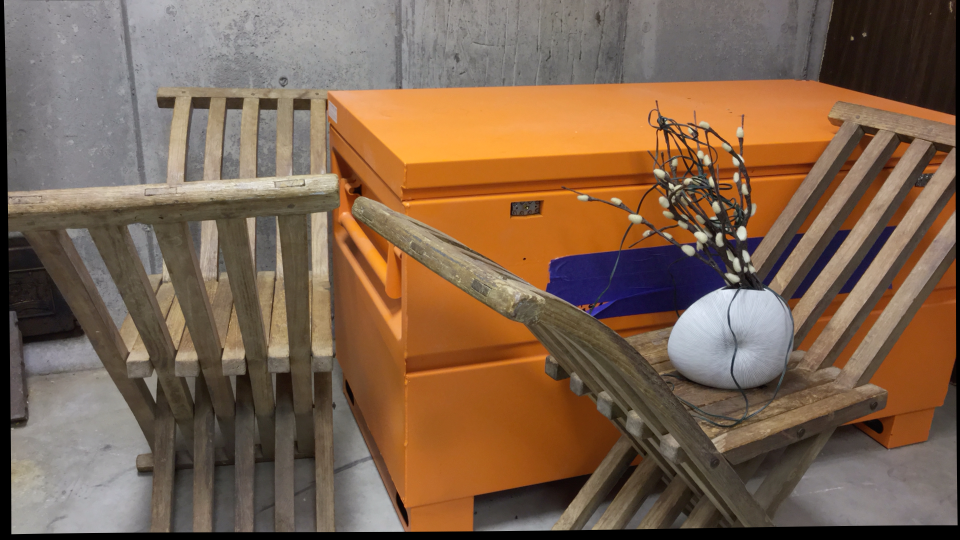
#> input picture curule/im0.png, 1920 x 1080 px (shown at 1/2 size)
$ python rectification.py
#> lines starting #> are read from the running program, lines starting #| are printed output that depends on the picture; after the words box and inside, x2 and y2 are one past the last pixel; in counts of white or black regions, pixels touching at a corner belong together
### util.py
import numpy as np
import cv2
import os

class Dataset:
    def __init__(self, name):
#> called with name = 'curule'
        self.img0 = cv2.imread(os.path.join(name, 'im0.png'))
#> self.img0 is the input picture: shape (1080, 1920, 3); mean B, G, R 78.9, 99.9, 126
        self.img1 = cv2.imread(os.path.join(name, 'im1.png'))
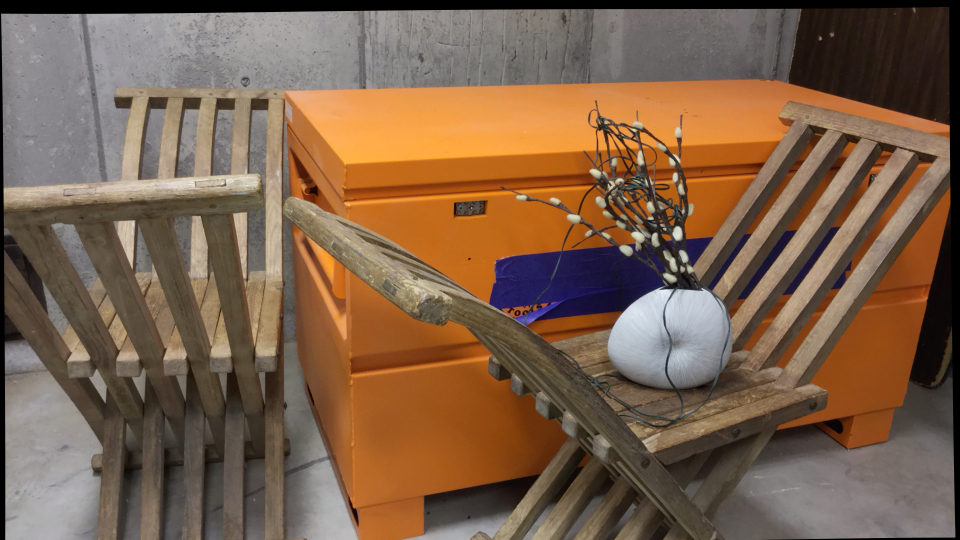
#> input picture curule/im1.png, 1920 x 1080 px (shown at 1/2 size)
#> self.img1 is the input picture: shape (1080, 1920, 3); mean B, G, R 75.2, 97.2, 124.4
        self.calib = Calib(os.path.join(name, 'calib.txt'))
        self.name = name

    @property
    def gray_img0(self):
        return cv2.cvtColor(self.img0, cv2.COLOR_BGR2GRAY)

    @property
    def gray_img1(self):
        return cv2.cvtColor(self.img0, cv2.COLOR_BGR2GRAY)

class Calib:
    def __init__(self, name):
        self.config = {}
        self.read_calib(name)
#> (reads curule/calib.txt from the repository)

    def read_calib(self, name):
        f = open(name, 'r')
        data = f.readlines()
        for line in data:
            key, value = line.rstrip().split('=')
            self.config[key] = value

    # [8 lines left out: function parseStr2Array, not called in this run]

    @property
    def cam0(self):
        return self.parseStr2Array(self.config['cam0'])

    @property
    def cam1(self):
        return self.parseStr2Array(self.config['cam1'])

    @property
    def baseline(self):
        return float(self.config['baseline'])

    @property
    def ndisp(self):
        return int(self.config['ndisp'])

    @property
    def vmin(self):
        return int(self.config['vmin'])

    @property
    def vmax(self):
        return int(self.config['vmax'])

def toHomogeneous(data):
    N = data.shape[0]
    homo_data = np.ones([N,3])
    homo_data[:,0:2] = data
    return homo_data

### calibration.py
import cv2
import numpy as np
from util import Dataset, toHomogeneous
import argparse


def feature_matching(img0, img1, ratio=0.6):
    """
    Function that detect features and match features
    between two given images
    1. SIFT feature detection
    2. Match features using Brute-Force
    3. Filter matched features using the ratio between the top-2 matches

    Input:
    - img0 : Left image
    - img1 : Right image
    - ratio: The ratio threshold between the top and second matching distance
    Return:
    - pnts1: Filtered matching feature point positions in the left image
    - pnts2: Filtered matching feature point positions in the right image
    - filter_matches: Filtered matches, [Dmatches]
    - kp1: Filtered matching key points in the left image
    - kp2: Filtered matching key points in the right image
    """
    sift = cv2.SIFT_create()
    # Detect SIFT features for both images
    kp1, des1 = sift.detectAndCompute(img0,None)
    kp2, des2 = sift.detectAndCompute(img1,None)

    # Find top-2 matches using brute force
    bf = cv2.BFMatcher()
    matches = bf.knnMatch(des1,des2,k=2)

    pnts1 = []
    pnts2 = []
    filter_matches = []
    # Filter matches
    for m1, m2 in matches:
        # Keep matches when the distance
        # between the 1 and 2 match are larger than a threhold
        if m1.distance < ratio*m2.distance:
            pnts1.append(kp1[m1.queryIdx].pt)
            pnts2.append(kp2[m1.trainIdx].pt)
            filter_matches.append(m1)

    pnts1 = np.array(pnts1)
    pnts2 = np.array(pnts2)


    return pnts1, pnts2, filter_matches, kp1, kp2

def estimate_fundamental_matrix(pnts1, pnts2):
    """
    Estimate the fundamental matrix given two set of matching points.
    1. Point normalization.
    2. Solve pnts2.T @ F @ pnts1 = 0
    3. Correct F

    Input:
    - pnts1: Points form left image in [pixels, pixels]
    - pnts2: Points form right image in [pixels, pixels]

    Return:
    - F: Fundamental Matrix
    """

    N = pnts1.shape[0]

    if pnts1.shape[1] < 3:
        pnts1 = toHomogeneous(pnts1)
        pnts2 = toHomogeneous(pnts2)

    # ======================== [Optional] ========================
    # ====Point normalization to produce more stable estimation===
    C1 = np.eye(3)
    C2 = np.eye(3)

    C1[0:2,2] = -pnts1[:,0:2].mean(0)
    C2[0:2,2] = -pnts2[:,0:2].mean(0)

    S1 = np.eye(3)
    S2 = np.eye(3)

    std1 = (pnts1[:,0:2] - pnts1[:,0:2].mean(0).reshape(1,-1)).std(0).sum()
    std2 = (pnts2[:,0:2] - pnts2[:,0:2].mean(0).reshape(1,-1)).std(0).sum()

    S1[0,0] = (2**0.5)/std1
    S1[1,1] = (2**0.5)/std1

    S2[0,0] = (2**0.5)/std2
    S2[1,1] = (2**0.5)/std2

    T1 = S1 @ C1
    T2 = S2 @ C2


    pnts1 = (T1 @ pnts1.T).T
    pnts2 = (T2 @ pnts2.T).T

    # ===============================================================

    pnts1 = pnts1.reshape((N,3,1))
    pnts2 = pnts2.reshape((N,1,3))

    A = pnts1 @ pnts2
    A = A.reshape((N,9))

    U,S,V = np.linalg.svd(A)
    F = V[-1]

    F = F.reshape(3,3).T

    # Correct the fundamental matrix
    F = T2.T @ F @ T1

    # ------Sanity Check -------
    #test = pnts2 @ F @ pnts1
    #test = test.reshape(N)
    #print(test)

    return F


def estimate_F_RANSAC(pnts1, pnts2, samples, iterations, thres=0.01):
    """
    Use RANSAC to estimate fundamental matrix
    Input:
    - pnts1: Points from left image
    - pnts2: Points from right image
    - samples: Number of points to be sampled for each iteration
    - iterations: Total iteration
    - thres: Threshold for inliers
    Return:
    - F: Fundamental Matrix
    - mask: Mask indicating whether a pair of matching points falls into the inlier
    """

    N = pnts1.shape[0]

    # Convert to homogeneous coordinate
    pnts1_h = toHomogeneous(pnts1)
    pnts2_h = toHomogeneous(pnts2)

    pnts1_1 = pnts1_h.reshape((N,3,1))
    pnts2_1 = pnts2_h.reshape((N,1,3))

    best_score = 0
    best_F = None

    for _ in range(iterations):
        # Random sample [samples] points
        idx = np.random.choice(np.arange(N), samples, replace=False)
        # Estimate fundamental matrix
        F = estimate_fundamental_matrix(pnts1_h[idx], pnts2_h[idx])

        score = pnts2_1 @ F @ pnts1_1

        # Compute the x'Fx and see how many are below threshold
        score = (np.abs(score.reshape(N)) < thres).sum()

        # Save F if the most inliers found in this iteration
        if score > best_score:
            best_score = score
            best_F = F

    # Obtain mask
    mask = pnts2_1 @ F @ pnts1_1

    mask = np.abs(mask.reshape(N)) < thres

    return best_F, mask


# [135 lines left out: functions estimate_essential_matrix, estimate_camera_pose, cheirality_condition, get_projection_matrix, triangulation, not called in this run]

# [61 lines that do not run on import are left out]

### rectification.py
import cv2
import numpy as np
from calibration import feature_matching, estimate_F_RANSAC
from util import Dataset, toHomogeneous
import argparse

if __name__ == '__main__':

    parser = argparse.ArgumentParser()
    parser.add_argument('-n', '--name', default='curule', choices=['curule', 'octagon', 'pendulum'])
    args = parser.parse_args()

    print('Dataset:', args.name)

    dataset = Dataset(args.name)
    img0 = dataset.img0
    img1 = dataset.img1

    h,w,_ = img0.shape
#> h = 1080; w = 1920

    # Find matching points from stereo images
    pnts1, pnts2, matches, kp0, kp1 = feature_matching(img0, img1)
#> in feature_matching, `kp1, des1 = sift.detectAndCompute(img0,None)`: kp1 = 4017 keypoints; strongest (x, y, size): (1484, 467, 15.2), (1341, 371, 6.1), (1438, 472, 8.7), (1376, 500, 13.3)
#> in feature_matching, `kp2, des2 = sift.detectAndCompute(img1,None)`: kp2 = 4130 keypoints; strongest (x, y, size): (1355, 467, 14.2), (1368, 512, 11.7), (1252, 500, 13.5), (1302, 436, 5.5)
#> in feature_matching, `matches = bf.knnMatch(des1,des2,k=2)`: matches = 4017 matches
#> after the loop in feature_matching, `for m1, m2 in matches:`: filter_matches = 751 matches; pnts1 = 751 pairs, first value 23.9 to 1883.1, second value 33.02 to 1059.5; pnts2 = 751 pairs, first value 3.5 to 1770.7, second value 28.75 to 1044.5
#> matches = 751 matches; kp0 has the same summary as kp1 in feature_matching; kp1 has the same summary as kp2 in feature_matching

    # RANSAC to estimate fundamental matrix
    F, mask = estimate_F_RANSAC(pnts1, pnts2, 32,  2500, 0.001)
#> in estimate_F_RANSAC, `pnts1_h = toHomogeneous(pnts1)`: pnts1_h = 751 rows, first 8: [23.9, 413.8, 1], [30.84, 1059.5, 1], [30.84, 1059.5, 1], [111.2, 467.1, 1], [127.1, 152, 1], [134.4, 272.5, 1], [142.8, 981.1, 1], [143.1, 283.3, 1]
#> in estimate_F_RANSAC, `pnts2_h = toHomogeneous(pnts2)`: pnts2_h = 751 rows, first 8: [12.33, 401.3, 1], [3.5, 28.75, 1], [3.5, 28.75, 1], [87.52, 457.9, 1], [44.37, 152, 1], [54, 272.6, 1], [50.35, 981.5, 1], [63.12, 283.5, 1]
#> in estimate_F_RANSAC, `pnts2_1 = pnts2_h.reshape((N,1,3))`: pnts2_1 has the same summary as pnts2_h
#> the loop in estimate_F_RANSAC, `for _ in range(iterations):` made 2500 passes
#> (std1 in estimate_fundamental_matrix, std2 in estimate_fundamental_matrix, S in estimate_fundamental_matrix, score, best_score) on pass 1: (712.7, 715.1, [7.78, 7.06, 4.55, 3.31, 2.58, 1.53, 0.163, 0.0821, 0.0021], 673, 673)
#> (score, best_score) on passes 85, 142, 2386: (674, 674), (685, 685), (689, 689)
#> pass 1, in estimate_fundamental_matrix, `U,S,V = np.linalg.svd(A)`:
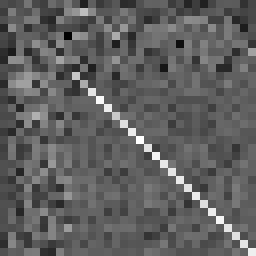
#> U: shape (32, 32) float64 (shown 8 times larger); min -0.557, max 0.913, mean -0.00573; drawn with min black and max white
#> pass 3, in estimate_fundamental_matrix (call 3), `U,S,V = np.linalg.svd(A)`:
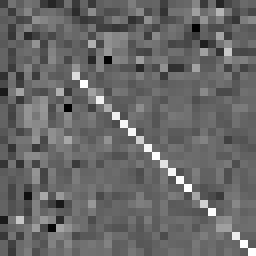
#> U: shape (32, 32) float64 (shown 8 times larger); min -0.635, max 0.899, mean -0.00734; drawn with min black and max white
#> after the loop in estimate_F_RANSAC, `for _ in range(iterations):`: best_score = 689
#> in estimate_F_RANSAC, `mask = pnts2_1 @ F @ pnts1_1`: mask = 751 values, max 1.4 at index 1, min -0.127 at index 112, mean 0.00375
#> F = [[-5.08e-10, -9.15e-09, 6.32e-06], [8.8e-09, 1.09e-09, 0.00124], [-5.4e-06, -0.00125, 0.000307]]

    # Find homography to rectify the images
    _, H1, H2 = cv2.stereoRectifyUncalibrated(pnts1[mask], pnts2[mask], F, imgSize=(w, h))
#> H1 = [[-0.00127, 8.26e-05, 0.132], [-5.36e-06, -0.00125, 0.00633], [-8.74e-09, -1.07e-09, -0.00123]]; H2 = [[1.01, -0.00111, -6.13], [0.00504, 1, -4.84], [7.3e-06, -8.04e-09, 0.993]]
    rect_img0 = cv2.warpPerspective(img0, H1, (w,h))
    rect_img1 = cv2.warpPerspective(img1, H2, (w,h))
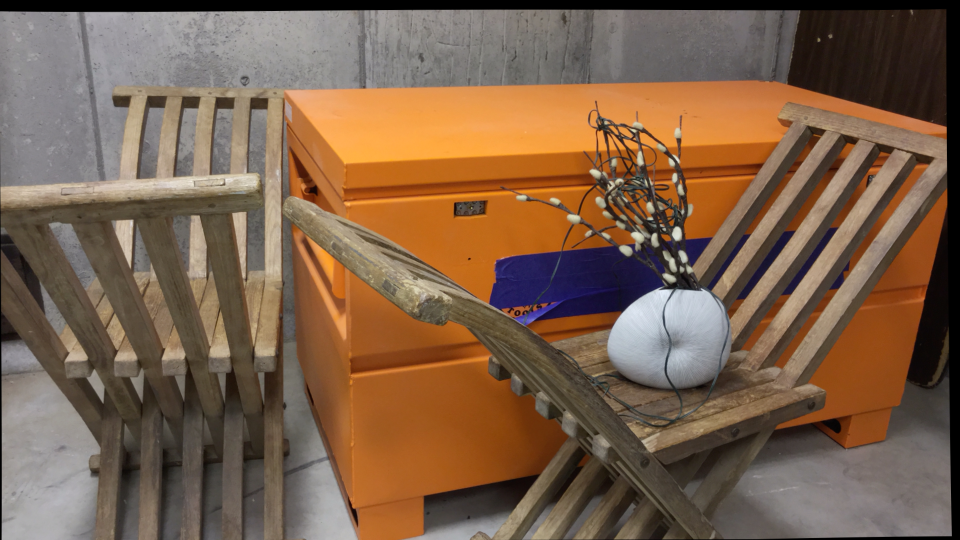
#> rect_img1: shape (1080, 1920, 3) (shown at 1/2 size); mean B, G, R 75.3, 97.2, 124.4


    print('Homography for the left image')
    print(H1)
#| [[-1.26693473e-03  8.25667938e-05  1.32457462e-01]
#|  [-5.35858308e-06 -1.24510237e-03  6.32564304e-03]
#|  [-8.73534916e-09 -1.07334286e-09 -1.23489126e-03]]

    print('Homography for the right image')
    print(H2)
#| [[ 1.00700919e+00 -1.10872959e-03 -6.13010724e+00]
#|  [ 5.04402134e-03  9.99995053e-01 -4.83958888e+00]
#|  [ 7.30186967e-06 -8.03944896e-09  9.92994546e-01]]

    #+++++++++++++++For Visualization++++++++++++++++++++++++

    warp_pnts1 = (H1 @ toHomogeneous(pnts1[mask]).T).T
#> warp_pnts1 = 611 rows, first 8: [-0.016, -0.184, -0.00124], [-0.0153, -0.334, -0.00124], [-0.0255, -0.347, -0.00124], [0.00755, -0.927, -0.00124], [-0.0464, -0.242, -0.00124], [-0.104, -0.0488, -0.00124], [-0.066, -1.11, -0.00124], [-0.174, -0.0956, -0.00124]
    warp_pnts1 = warp_pnts1/warp_pnts1[:,2].reshape(-1,1)
#> warp_pnts1 = 611 rows, first 8: [12.93, 148.5, 1], [12.37, 269.9, 1], [20.59, 280.7, 1], [-6.1, 749.4, 1], [37.5, 195.4, 1], [84.29, 39.48, 1], [53.3, 895.3, 1], [140.4, 77.25, 1]

    warp_pnts2 = (H2 @ toHomogeneous(pnts2[mask]).T).T
#> warp_pnts2 = 611 rows, first 8: [38.38, 147.4, 0.993], [47.94, 268.1, 0.993], [57.12, 279, 0.993], [67.43, 744.7, 0.994], [66.96, 194.3, 0.994], [100.9, 39.08, 0.994], [124, 890, 0.994], [160.6, 76.51, 0.994]
    warp_pnts2 = warp_pnts2/warp_pnts2[:,2].reshape(-1,1)
#> warp_pnts2 = 611 rows, first 8: [38.64, 148.4, 1], [48.26, 269.8, 1], [57.49, 280.8, 1], [67.87, 749.6, 1], [67.4, 195.6, 1], [101.5, 39.32, 1], [124.8, 895.5, 1], [161.5, 76.96, 1]

    rand_idx = np.random.choice(np.arange(warp_pnts1.shape[0]), 50, replace=False)
    selected_idx = []

    # Random choose up to 10 points for visualization
    # The chosen points have to be 0 < x < w, 0 < y < h to be visualized
    i = 0
    while len(selected_idx) < 10 and i < warp_pnts1.shape[0]:
        idx = rand_idx[i]
        pnt1 = warp_pnts1[idx]
        pnt2 = warp_pnts2[idx]
        if pnt2[0] >= 0 and pnt2[0] < w and pnt2[1] >= 0 and pnt2[1] < h:
            selected_idx.append(idx)
        i += 1
#> this loop made 10 passes
#> (pnt1, pnt2) on passes 1 to 10: ([1554.1, 507.2, 1], [1559.6, 508.2, 1]), ([311.9, 670, 1], [340.1, 669.8, 1]), ([939.4, 599.8, 1], [879.1, 599.9, 1]), ([1523.4, 761.8, 1], [1536.8, 763.1, 1]), ([1674.2, 262.3, 1], [1667.4, 263.1, 1]), ([1347.5, 837.5, 1], [1354.8, 838.5, 1]), ([956.8, 412.5, 1], [960.6, 412.8, 1]), ([199.9, 371.8, 1], [158.9, 372.1, 1]), ([661.1, 888, 1], [704.1, 888.3, 1]), ([924.7, 425, 1], [929.1, 425.6, 1])
#> after the loop, i = 10; selected_idx = [548, 46, 283, 539, 591, 472, 289, 25, 161, 265]

    selected_idx = np.array(selected_idx).astype(int)

    pnts1 = warp_pnts1[selected_idx]
#> pnts1 = [[1554.1, 507.2, 1], [311.9, 670, 1], [939.4, 599.8, 1], [1523.4, 761.8, 1], [1674.2, 262.3, 1], [1347.5, 837.5, 1], [956.8, 412.5, 1], [199.9, 371.8, 1], [661.1, 888, 1], [924.7, 425, 1]]
    pnts2 = warp_pnts2[selected_idx]
#> pnts2 = [[1559.6, 508.2, 1], [340.1, 669.8, 1], [879.1, 599.9, 1], [1536.8, 763.1, 1], [1667.4, 263.1, 1], [1354.8, 838.5, 1], [960.6, 412.8, 1], [158.9, 372.1, 1], [704.1, 888.3, 1], [929.1, 425.6, 1]]

    # Epipolar lines
    l2 = (F@pnts1.T).T
#> l2 = [[8.9e-07, 0.00126, -0.64], [3.15e-08, 0.00125, -0.836], [3.55e-07, 0.00125, -0.752], [-1.42e-06, 0.00126, -0.956], [3.07e-06, 0.00126, -0.335], [-2.03e-06, 0.00126, -1.05], [2.06e-06, 0.00125, -0.518], [2.82e-06, 0.00125, -0.464], [-2.14e-06, 0.00125, -1.11], [1.96e-06, 0.00125, -0.534]]
    l1 = (F.T@pnts2.T).T
#> l1 = [[-1.72e-06, -0.00126, 0.642], [3.2e-07, -0.00125, 0.835], [-5.69e-07, -0.00125, 0.752], [5.33e-07, -0.00126, 0.959], [-3.93e-06, -0.00126, 0.338], [1.29e-06, -0.00126, 1.05], [-2.26e-06, -0.00125, 0.52], [-2.21e-06, -0.00125, 0.464], [2.06e-06, -0.00125, 1.11], [-2.13e-06, -0.00125, 0.535]]


    for i in range(pnts1.shape[0]):
        x1 = 0
        x2 = w-1
        pnt2 = pnts2[i]

        # Plot epipolar line and the corresponding key points
        a,b,c = l2[i]

        cv2.line(rect_img1, (x1,int((-a*x1-c)/b)), (x2,int((-a*x2-c)/b)), (0,255,0), 4)
        cv2.circle(rect_img1, (int(pnt2[0]), int(pnt2[1])), 7, (0,255,0), -1)

        pnt1 = pnts1[i]
        # Plot epipolar line and the corresponding key points
        a,b,c = l1[i]

        cv2.line(rect_img0, (x1,int((-a*x1-c)/b)), (x2,int((-a*x2-c)/b)), (0,255,0), 4)
        cv2.circle(rect_img0, (int(pnt1[0]), int(pnt1[1])), 7, (0,255,0), -1)
#> this loop made 10 passes
#> (pnt2, pnt1) on passes 1 to 7: ([1559.6, 508.2, 1], [1554.1, 507.2, 1]), ([340.1, 669.8, 1], [311.9, 670, 1]), ([879.1, 599.9, 1], [939.4, 599.8, 1]), ([1536.8, 763.1, 1], [1523.4, 761.8, 1]), ([1667.4, 263.1, 1], [1674.2, 262.3, 1]), ([1354.8, 838.5, 1], [1347.5, 837.5, 1]), ([960.6, 412.8, 1], [956.8, 412.5, 1])
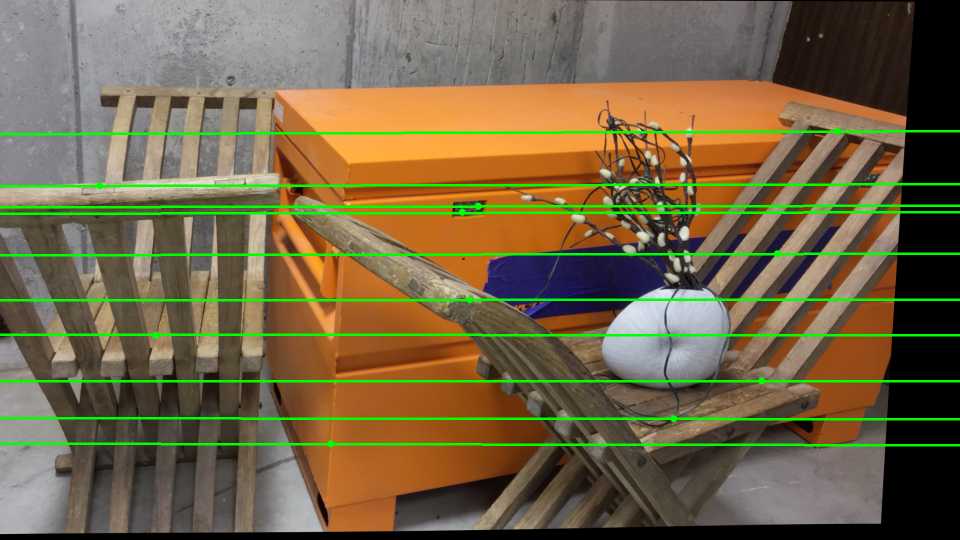
#> rect_img0: shape (1080, 1920, 3) (shown at 1/2 size); mean B, G, R 69.8, 101.6, 114.2
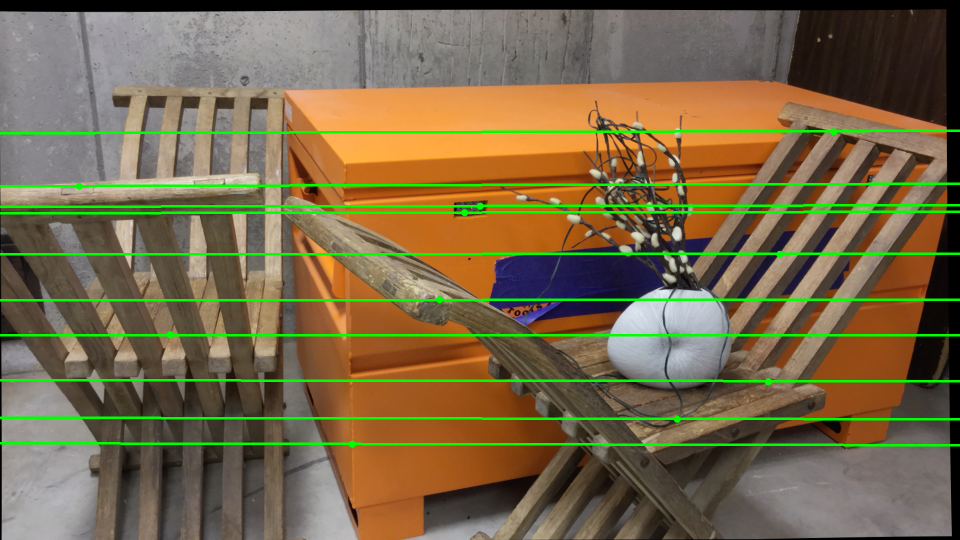
#> rect_img1: shape (1080, 1920, 3) (shown at 1/2 size); 4.67% of pixels changed, all inside (x1, y1, x2, y2) = (0, 256, 1920, 896)


    res_img = np.concatenate([rect_img0, rect_img1], 1)
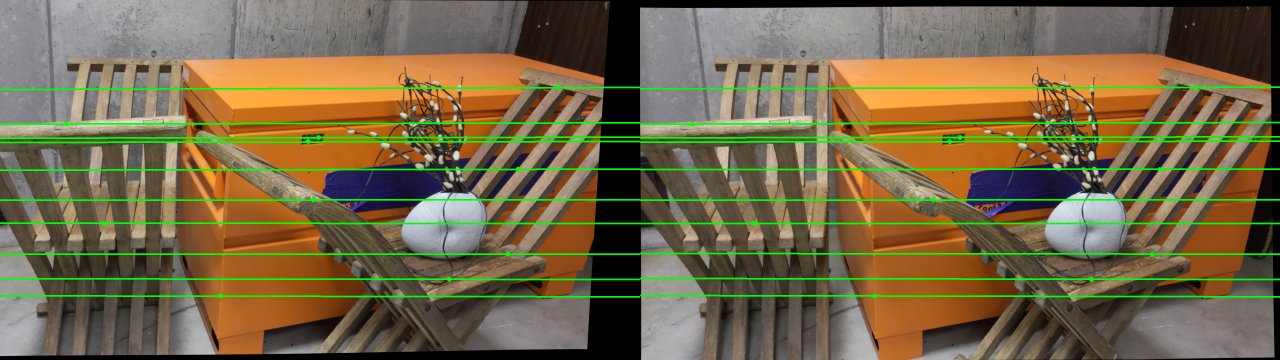
#> res_img: shape (1080, 3840, 3) (shown at 1/3 size); mean B, G, R 71, 103.2, 116.3
    warp_pnts2[:,0] += w

    cv2.imwrite(dataset.name+'_epipolarlines.png', res_img)
    cv2.imshow('Epipolar Lines', res_img)
    cv2.waitKey(0)

    #++++++++++++++++++++++++++++++++++++++++++++++++++++++++++++++++++++++++
